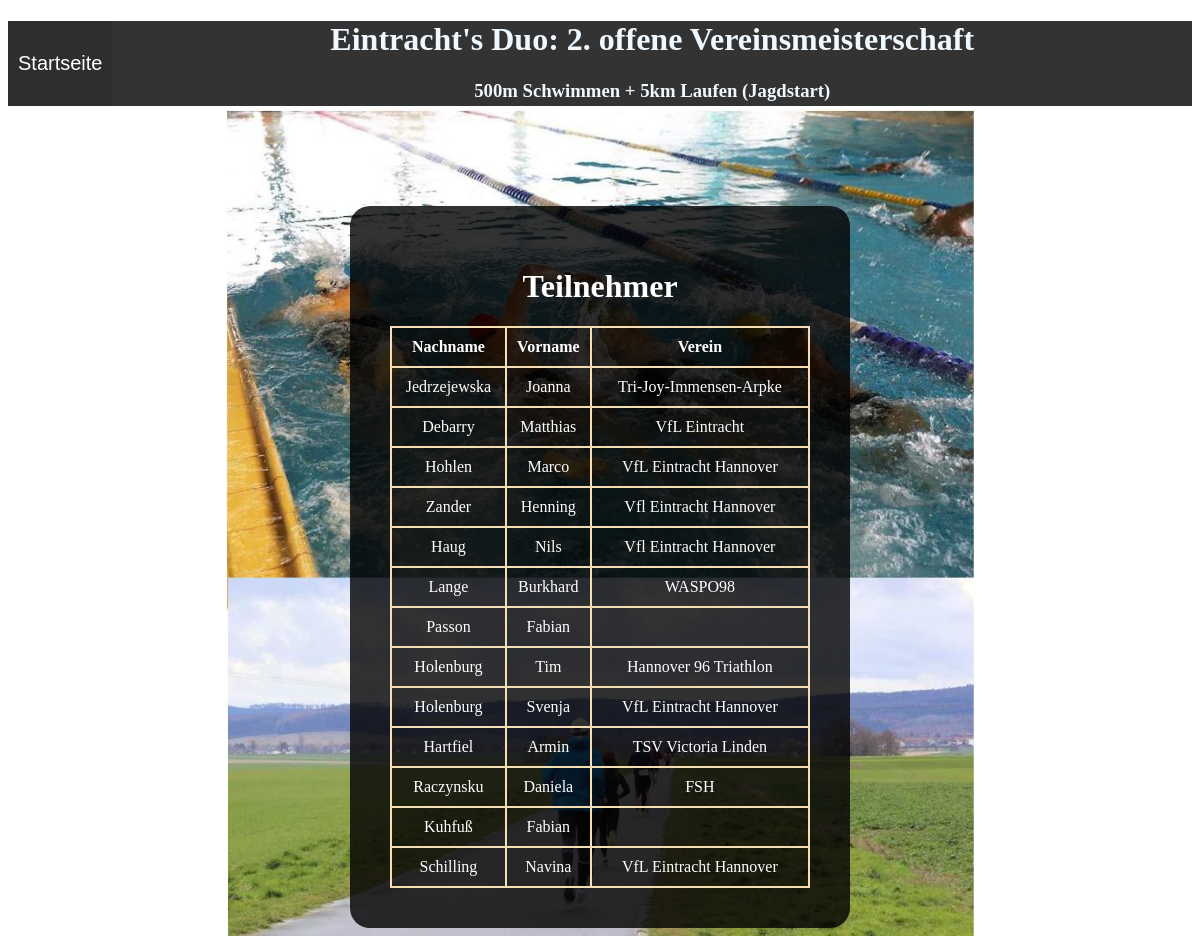
/dashboard, run on the app's committed database.
### app.py (models this page shows)
class Contestant(db.Model):
    id = db.Column(db.Integer, primary_key=True)
    gender = db.Column(db.String(10))
    first_name = db.Column(db.String(20))
    last_name = db.Column(db.String(80))
    email = db.Column(db.String(80), unique=True)
    year_of_birth = db.Column(db.Integer)
    telephone = db.Column(db.String(25))
    club = db.Column(db.String(50))
    contest = db.Column(db.String(25))
    confirmation = db.Column(db.String())
    time = db.Column(db.DateTime(), default=datetime.datetime.now())
    active = db.Column(db.Boolean(), default=False)
    ip = db.Column(db.String(16))

### app.py (the view)
@app.route('/dashboard', methods=['GET', 'POST'])
def list_all():
    query = db.session.query_property()
    contestants = Contestant.query.filter_by(active=True).all()
    return render_template("dashboard.html", contestants=contestants)

### templates/dashboard.html (shortened to what this page needs)
<!doctype html>
<html>
<head>
    <link rel="stylesheet" type="text/css" href="../static/css/main.css">
</head>
<body>
    <div class="headliner">
        <button class="home-btn" onclick="window.location.href = '/';">Startseite</button>
        <h1>Eintracht's Duo: 2. offene Vereinsmeisterschaft</h1>
	<h3>500m Schwimmen + 5km Laufen (Jagdstart)</h3>
    </div>
    <div class="table-wrap">
        <table>
            <caption><h1>Teilnehmer</h1></caption>
            <tr>
                <th>Nachname</th>
                <th>Vorname</th>
                <th>Verein</th>
            </tr>
            {% for row in contestants %}
            <tr>
                <td>{{row.last_name}}</td>
                <td>{{row.first_name}}</td>
                <td>{{row.club}}</td>
            </tr>
            {% endfor %}
          </table>
    </div>
</body>
</html>

### static/css/main.css (style rules this page uses)
body { background-image: url("background.png"); background-size: cover; background-repeat: no-repeat; background-position: center 110px; }
.headliner { height: 85px; background-color: rgba(0,0,0,0.8); margin: 0; text-align: center; font-size: 16px; color: aliceblue; }
.home-btn { float: left; font-size: 20px; padding: 10px; height: 100%; background-color: rgba(0,0,0,0.10); color: #FFF; border: none; }
.table-wrap { max-width: 500px; border-radius: 20px; margin: auto; background-color: rgba(0,0,0,0.8); box-sizing: border-box; padding: 40px; color: #FFF; margin-top: 100px; }
table { width: 100%; }
th { text-align: left; }
table, th, td { border: 2px solid wheat; border-collapse: collapse; text-align: center; }
th, td { padding: 10px 0px; }

### data on the page
Contestant: last_name "Jedrzejewska", first_name "Joanna", club "Tri-Joy-Immensen-Arpke"
Contestant: last_name "Debarry", first_name "Matthias", club "VfL Eintracht"
Contestant: last_name "Hohlen", first_name "Marco", club "VfL Eintracht Hannover"
Contestant: last_name "Zander", first_name "Henning", club "Vfl Eintracht Hannover"
Contestant: last_name "Haug", first_name "Nils", club "Vfl Eintracht Hannover"
Contestant: last_name "Lange", first_name "Burkhard", club "WASPO98"
Contestant: last_name "Passon", first_name "Fabian"
Contestant: last_name "Holenburg", first_name "Tim", club "Hannover 96 Triathlon"
Contestant: last_name "Holenburg", first_name "Svenja", club "VfL Eintracht Hannover"
Contestant: last_name "Hartfiel", first_name "Armin", club "TSV Victoria Linden"
Contestant: last_name "Raczynsku", first_name "Daniela", club "FSH"
Contestant: last_name "Kuhfuß", first_name "Fabian"
Contestant: last_name "Schilling", first_name "Navina", club "VfL Eintracht Hannover"
